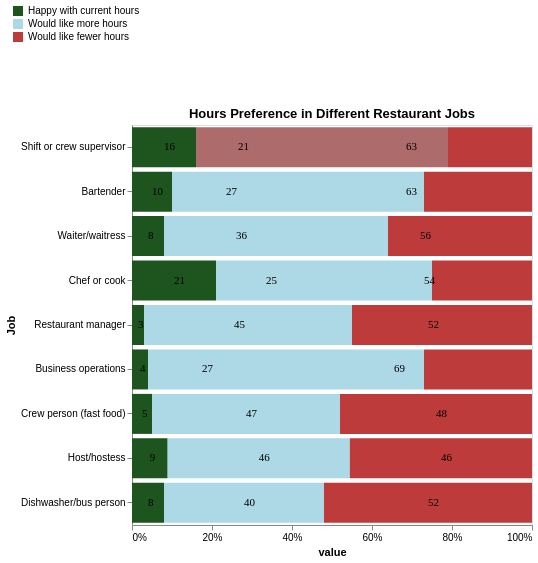

Vega-Lite specification for this chart:
### Vega-Lite specification from a JSON file in a GitHub repository (floating-point values rounded to 4 significant figures)
{"$schema": "https://vega.github.io/schema/vega-lite/v5.json", "vconcat": [{"title": "Hours Preference in Different Restaurant Jobs", "description": "Do you have a preference for your working hours in your current job?", "width": 400, "height": 400, "data": {"values": [{"Characteristic": "Business operations", "Happy with current hours": 4, "Would like more hours": 69, "Would like fewer hours": 27}, {"Characteristic": "Shift or crew supervisor", "Happy with current hours": 16, "Would like more hours": 63, "Would like fewer hours": 21}, {"Characteristic": "Bartender", "Happy with current hours": 10, "Would like more hours": 63, "Would like fewer hours": 27}, {"Characteristic": "Waiter/waitress", "Happy with current hours": 8, "Would like more hours": 56, "Would like fewer hours": 36}, {"Characteristic": "Chef or cook", "Happy with current hours": 21, "Would like more hours": 54, "Would like fewer hours": 25}, {"Characteristic": "Restaurant manager", "Happy with current hours": 3, "Would like more hours": 52, "Would like fewer hours": 45}, {"Characteristic": "Crew person (fast food)", "Happy with current hours": 5, "Would like more hours": 47, "Would like fewer hours": 48}, {"Characteristic": "Host/hostess", "Happy with current hours": 9, "Would like more hours": 46, "Would like fewer hours": 46}, {"Characteristic": "Dishwasher/bus person", "Happy with current hours": 8, "Would like more hours": 40, "Would like fewer hours": 52}]}, "transform": [{"fold": ["Happy with current hours", "Would like more hours", "Would like fewer hours"]}], "encoding": {"y": {"field": "Characteristic", "type": "ordinal", "title": "Job", "axis": {"grid": false, "tickCount": 9}, "sort": ["Shift or crew supervisor", "Bartender", "Waiter/waitress", "Chef or cook", "Restaurant manager", "Business operations", "Crew person (fast food)", "Host/hostess", "Dishwasher/bus person"]}, "x": {"field": "value", "type": "quantitative", "stack": "normalize", "axis": {"grid": false, "tickCount": 5}, "scale": {"domain": [0, 1]}}}, "layer": [{"mark": "bar", "encoding": {"color": {"condition": [{"test": "datum.Characteristic === 'Shift or crew supervisor' && datum.key === 'Would like more hours'", "value": "#ae6b6b"}], "field": "key", "type": "nominal", "scale": {"domain": ["Happy with current hours", "Would like more hours", "Would like fewer hours"], "range": ["#1e541e", "lightblue", "#bd3b3b"]}, "legend": {"legendX": -120, "legendY": -120, "orient": "none"}, "title": ""}, "opacity": {"condition": {"test": "datum.Characteristic === 'none' && datum.key === 'none'", "value": 0.4}, "value": 1}, "size": {"condition": {"test": "datum.Characteristic === 'none' && datum.key === 'none'", "value": 40}, "value": 40}}}, {"mark": {"type": "text", "align": "left", "baseline": "middle", "dx": 0, "dy": 0, "angle": 0, "fontSize": 11, "font": "serif", "opacity": 1}, "encoding": {"y": {"field": "Characteristic", "type": "nominal"}, "x": {"field": "value", "type": "quantitative", "stack": "normalize", "bandPosition": 0.5}, "text": {"condition": {"test": "datum.value > 0", "field": "value"}, "value": ""}, "color": {"value": "#000000"}}}]}], "name": "1002"}
